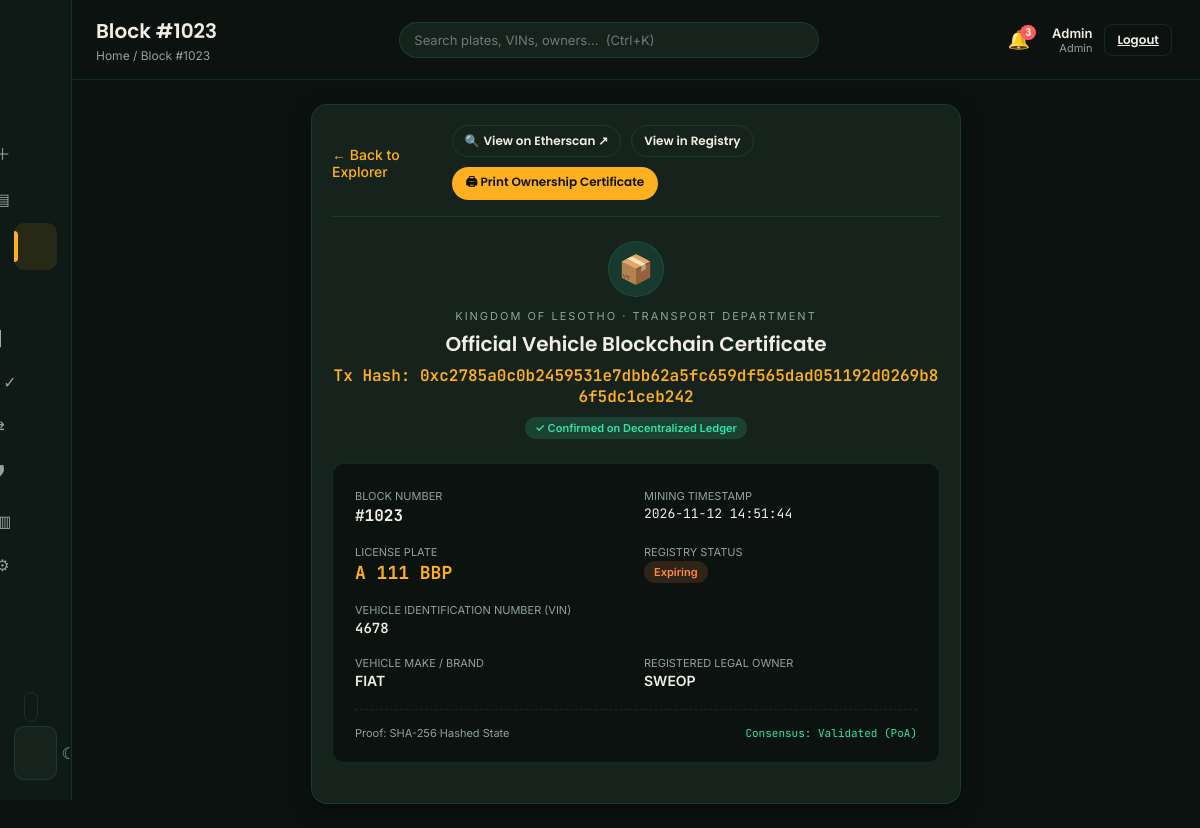
Page /block/1023 (signed in) on the committed database.
### tables this page shows
CREATE TABLE users (id INTEGER PRIMARY KEY, username TEXT UNIQUE, password TEXT, role TEXT);

CREATE TABLE vehicles (id INTEGER PRIMARY KEY, vin TEXT, plate TEXT, make TEXT, owner TEXT, status TEXT, tx_hash TEXT, created_at TIMESTAMP DEFAULT CURRENT_TIMESTAMP);

### app.py (the view)
@app.route("/block/<int:id>")
@login_required
def view_block(id):
    conn = get_db()
    c = conn.cursor()
    c.execute("SELECT * FROM vehicles WHERE id = ?", (id,))
    block = c.fetchone()
    conn.close()
    if not block:
        flash('Block not found.', 'error')
        return redirect(url_for('blockchain'))
    return render_template("view_block.html", active="blockchain", title=f"Block #{id}", block=block)

### app.py (called while the page is built)
def get_db():
    conn = sqlite3.connect('app.db')
    conn.row_factory = sqlite3.Row
    return conn

@login_manager.user_loader
def load_user(user_id):
    conn = get_db()
    c = conn.cursor()
    c.execute('SELECT * FROM users WHERE id = ?', (user_id,))
    row = c.fetchone()
    conn.close()
    if row: return User(row['id'], row['username'], row['role'])
    return None

@app.context_processor
def inject_global_data():
    if current_user.is_authenticated:
        conn = get_db()
        c = conn.cursor()
        c.execute('SELECT plate, owner FROM vehicles ORDER BY id DESC LIMIT 3')
        recent_vehicles = c.fetchall()
        c.execute('SELECT * FROM security_permissions WHERE role = ?', (current_user.role,))
        perm_row = c.fetchone()
        user_perms = dict(perm_row) if perm_row else {}
        conn.close()
        return dict(current_user=current_user, recent_vehicles=recent_vehicles, user_perms=user_perms)
    return dict(current_user=current_user, recent_vehicles=[], user_perms={})

### templates/view_block.html (shortened to what this page needs)
{% extends "base.html" %}
{% block content %}
<div class="card" style="max-width: 650px; margin: 0 auto; box-shadow: var(--shadow);">
  <div class="no-print" style="display:flex; justify-content:space-between; align-items:center; margin-bottom: 24px; padding-bottom: 16px; border-bottom: 1px solid var(--border);">
    <a href="/blockchain" class="btn-text">← Back to Explorer</a>
    <div style="display:flex; gap:10px; flex-wrap:wrap;">
      {% if block['tx_hash'] and block['tx_hash']|length == 66 %}
      <a href="https://sepolia.etherscan.io/tx/{{ block['tx_hash'] }}" target="_blank" class="btn btn-secondary" style="font-size:12px; padding:6px 12px; text-decoration:none; display:flex; align-items:center; gap:4px;">
        <span>🔍</span> View on Etherscan ↗
      </a>
      {% endif %}
      <a href="/registry" class="btn btn-secondary" style="font-size:12px; padding:6px 12px; text-decoration:none;">View in Registry</a>
      <button onclick="window.print()" class="btn btn-primary" style="font-size:12px; padding:6px 14px;">🖨 Print Ownership Certificate</button>
    </div>
  </div>
  <div style="text-align: center; margin-bottom: 24px;">
    <div class="block-icon" style="width: 56px; height: 56px; font-size: 28px; margin: 0 auto 12px auto; background:rgba(46,230,168,0.12); color:var(--accent-2);">📦</div>
    <div style="font-size: 11px; letter-spacing: 2px; color: var(--muted); text-transform: uppercase;">Kingdom of Lesotho · Transport Department</div>
    <h2 style="margin: 6px 0; font-size: 20px;">Official Vehicle Blockchain Certificate</h2>
    <h1 class="mono" style="color: var(--accent); font-size: 16px; margin-top: 6px; word-break: break-all;">Tx Hash: {{ block['tx_hash'] }}</h1>
    <span class="badge-status active" style="margin-top: 10px; display:inline-block;">✓ Confirmed on Decentralized Ledger</span>
  </div>
  <div class="receipt" style="background: var(--bg); padding: 22px; border-radius: 12px; border: 1px solid var(--border);">
    <div style="display:grid; grid-template-columns: 1fr 1fr; gap:16px;">
      <div>
        <span class="muted" style="font-size:11px; text-transform:uppercase;">Block Number</span>
        <div class="mono" style="font-size:16px; font-weight:700; color:var(--text); margin-top:2px;">#{{ block['id'] }}</div>
      </div>
      <div>
        <span class="muted" style="font-size:11px; text-transform:uppercase;">Mining Timestamp</span>
        <div class="mono" style="font-size:13px; color:var(--text); margin-top:2px;">{{ block['created_at'] }}</div>
      </div>
      <div>
        <span class="muted" style="font-size:11px; text-transform:uppercase;">License Plate</span>
        <div class="plate" style="font-size: 18px; font-weight:700; color:var(--accent); margin-top:2px;">{{ block['plate'] }}</div>
      </div>
      <div>
        <span class="muted" style="font-size:11px; text-transform:uppercase;">Registry Status</span>
        <div style="margin-top:2px;"><span class="badge-status {{ block['status']|lower }}">{{ block['status'] }}</span></div>
      </div>
      <div style="grid-column: span 2;">
        <span class="muted" style="font-size:11px; text-transform:uppercase;">Vehicle Identification Number (VIN)</span>
        <div class="mono" style="font-size:14px; font-weight:600; color:var(--text); margin-top:2px;">{{ block['vin'] }}</div>
      </div>
      <div>
        <span class="muted" style="font-size:11px; text-transform:uppercase;">Vehicle Make / Brand</span>
        <div style="font-size:14px; font-weight:600; color:var(--text); margin-top:2px;">{{ block['make'] }}</div>
      </div>
      <div>
        <span class="muted" style="font-size:11px; text-transform:uppercase;">Registered Legal Owner</span>
        <div style="font-size:14px; font-weight:600; color:var(--text); margin-top:2px;">{{ block['owner'] }}</div>
      </div>
    </div>
    <div style="margin-top: 20px; padding-top: 16px; border-top: 1px dashed var(--border); font-size: 11px; color: var(--muted); display:flex; justify-content:space-between; align-items:center;">
      <span>Proof: SHA-256 Hashed State</span>
      <span class="mono" style="color:var(--accent-2);">Consensus: Validated (PoA)</span>
    </div>
  </div>
</div>
{% endblock %}

### templates/base.html (shortened to what this page needs)
<!DOCTYPE html>
<html lang="en" data-theme="dark">
<head>
  <link rel="stylesheet" href="{{ url_for('static', filename='css/style.css') }}" />
</head>
<body>
  <div class="app-shell">
    <aside class="sidebar" id="sidebar">
      <div class="logo">
      </div>
      <nav class="nav">
        <a href="/" class="nav-item {% if active == 'dashboard' %}active{% endif %}"><span class="nav-label">Dashboard</span></a>
        {% if current_user.role == 'Admin' or (user_perms and user_perms.get('can_register')) %}
        <a href="/register" class="nav-item {% if active == 'register' %}active{% endif %}"><span
            class="nav-icon">＋</span><span class="nav-label">Register</span></a>
        {% endif %}
        <a href="/registry" class="nav-item {% if active == 'registry' %}active{% endif %}"><span
            class="nav-icon">▤</span><span class="nav-label">Registry</span></a>
        <a href="/blockchain" class="nav-item {% if active == 'blockchain' %}active{% endif %}"><span class="nav-label">Blockchain</span></a>
        <a href="/ai-dashboard" class="nav-item {% if active == 'ai_dashboard' %}active{% endif %}"><span class="nav-label">AI Analytics</span></a>
        <a href="/spreadsheet" class="nav-item {% if active == 'spreadsheet' %}active{% endif %}"><span class="nav-label">Data Specs</span></a>
        <a href="/verify" class="nav-item {% if active == 'verify' %}active{% endif %}"><span
            class="nav-icon">✓</span><span class="nav-label">Verify</span></a>
        {% if current_user.role == 'Admin' or (user_perms and user_perms.get('can_transfer')) %}
        <a href="/transfers" class="nav-item {% if active == 'transfers' %}active{% endif %}"><span
            class="nav-icon">⇄</span><span class="nav-label">Transfers</span></a>
        {% endif %}
        {% if current_user.role == 'Admin' or (user_perms and user_perms.get('can_audit')) %}
        <a href="/audit" class="nav-item {% if active == 'audit' %}active{% endif %}"><span
            class="nav-icon">🛡</span><span class="nav-label">Audit Log</span></a>
        {% endif %}
        <a href="/reports" class="nav-item {% if active == 'reports' %}active{% endif %}"><span
            class="nav-icon">▥</span><span class="nav-label">Reports</span></a>
        {% if current_user.role == 'Admin' %}
        <a href="/settings" class="nav-item {% if active == 'settings' %}active{% endif %}"><span
            class="nav-icon">⚙</span><span class="nav-label">Settings</span></a>
        {% endif %}
      </nav>
      <div style="margin-bottom: 10px; padding: 0 10px;">
        <a href="https://remix.ethereum.org" target="_blank" class="btn btn-secondary"
          style="width:100%; font-size:11px; padding:6px;"></a>
      </div>
      <div class="wallet-chip">
        <button class="theme-toggle" id="themeToggle" title="Toggle theme">☾</button>
      </div>
    </aside>
    <div class="main">
      <header class="topbar">
        <div class="topbar-left">
          <div>
            <h1 class="page-title">{{ title }}</h1>
            <div class="breadcrumb">Home / {{ title }}</div>
          </div>
        </div>
        <div class="topbar-center">
          <input type="search" class="search-box" placeholder="Search plates, VINs, owners…  (Ctrl+K)" />
        </div>
        <div class="topbar-right">
          <div class="notification-wrapper">
            <button class="bell" id="bellBtn" title="Notifications">
              <span>🔔</span><span class="badge" id="notifBadge">{{ recent_vehicles|length }}</span>
            </button>
          </div>
          <div class="user-profile" style="display:flex; align-items:center; gap:12px;">
            <div style="display:flex; flex-direction:column; text-align:right;">
              <span style="font-size:13px; font-weight:600; color:var(--text);">{{ current_user.username|capitalize
                }}</span>
              <span style="font-size:11px; color:var(--muted);">{{ current_user.role }}</span>
            </div>
            <a href="/logout" class="btn btn-secondary"
              style="padding: 6px 12px; font-size:12px; border-radius: 8px;">Logout</a>
          </div>
        </div>
      </header>
      <main class="content">{% block content %}{% endblock %}</main>
    </div>
  </div>
</body>
</html>

### rows in the picture
users: username "Admin", role "Admin"
vehicles: tx_hash "0xc2785a0c0b2459531e7dbb62a5fc659df565dad051192d0269b86f5dc1ceb242", id "1023", created_at "2026-11-12 14:51:44", plate "A 111 BBP", status "Expiring", vin "4678", make "FIAT", owner "SWEOP"

### other values in the picture
{{ title }} "Block #1023"
{{ recent_vehicles|length }} "3"
